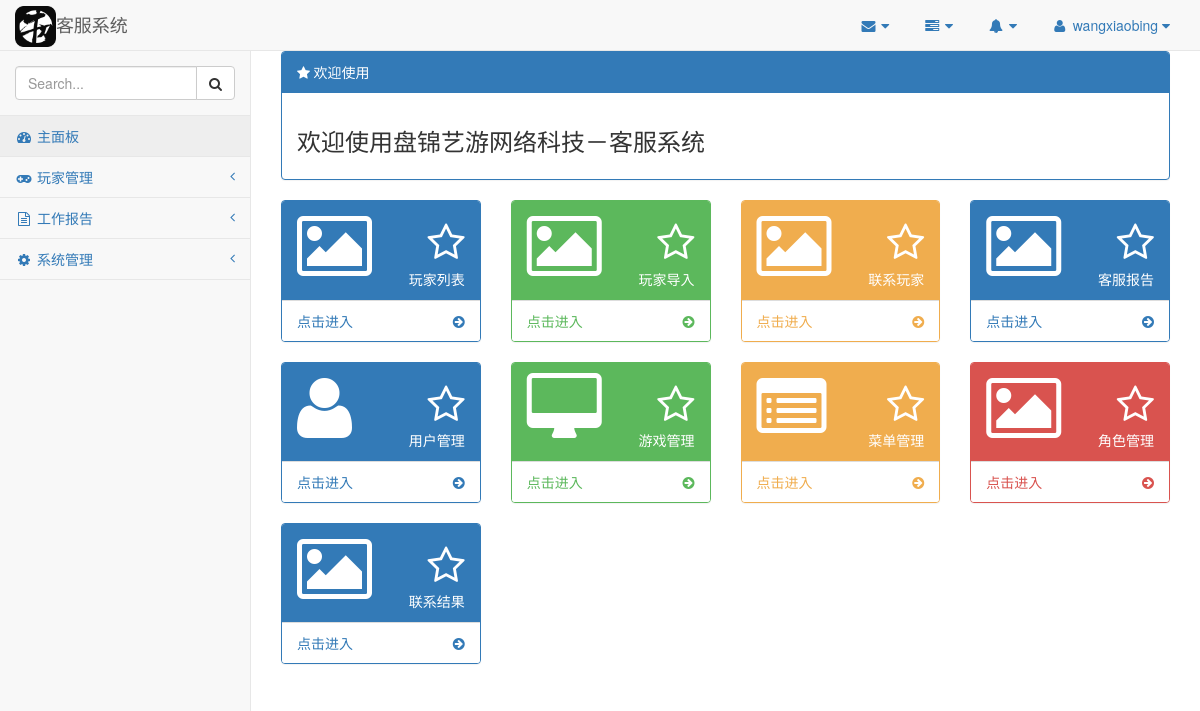
Before: /customer-service/home/index/ (signed in) with the older database file.
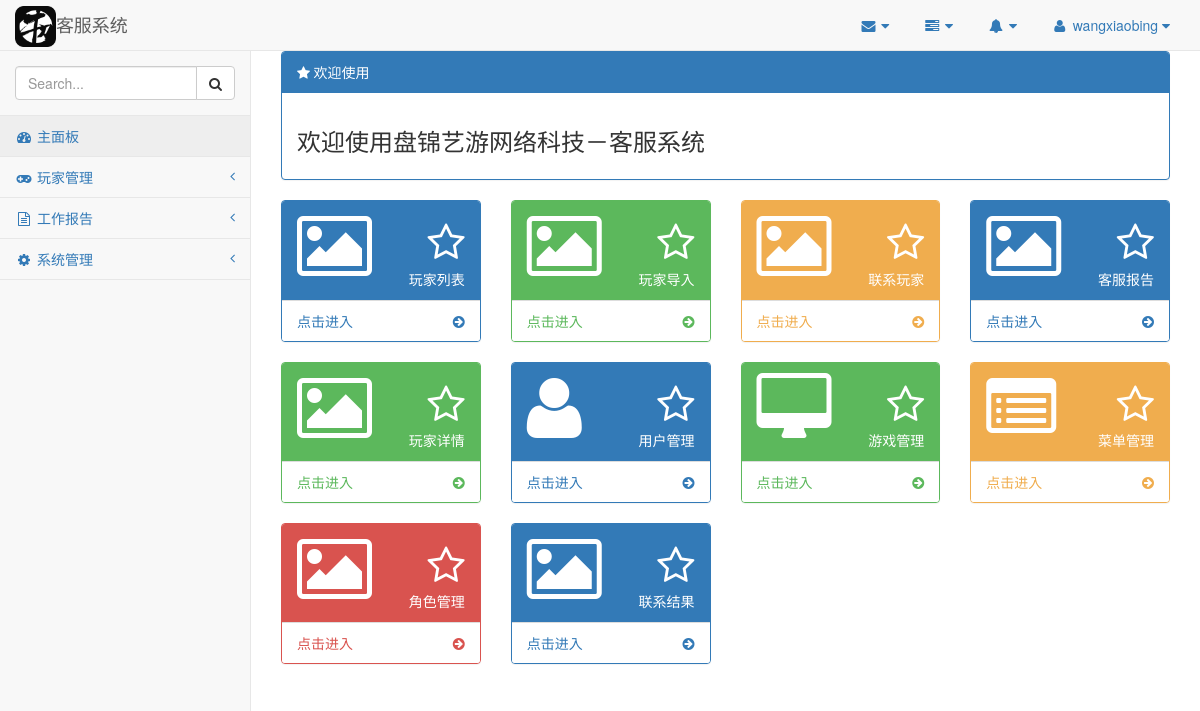
After: the same page with the newer database file.
### customer_service/models.py (models this page shows, shortened)
class Menu(models.Model):
    name = models.CharField(max_length=50, null=False)
    label = models.CharField(max_length=40, null=False)
    icon = models.CharField(max_length=30, null=True)
    order_index = models.IntegerField(null=True)
    parent = models.IntegerField(null=False, default=0)
    class Meta:
        verbose_name = verbose_name_plural = "菜单"
        db_table = "menu"

### customer_service/views.py (the view)
# urls.py: url(r'home/index/$', views.index, name='index'),
def index(request):
    menus = Context.menus(request.user)
    return TemplateResponse(request, 'index.html', context={'menus': menus})

### customer_service/modules/context.py (called while the page is built)
def namedtuplefetchall(cursor):
    desc = cursor.description
    nt_result = namedtuple('Result', [col[0] for col in desc])
    return [nt_result(*row) for row in cursor.fetchall()]

    @staticmethod
    def get_url(view_name):
        try:
            url = reverse(view_name)
        except NoReverseMatch:
            url = view_name
        return url

### customer_service/templates/index.html
{% extends "base.html" %}
{% block content %}
    <div class="row">
        <div class="col-lg-12">
            <div class="panel panel-primary">
                <div class="panel-heading"><i class="fa fa-star"> 欢迎使用</i></div>
                <div class="panel-body">
                <h3>欢迎使用盘锦艺游网络科技－客服系统</h3>
            </div>
            </div>
        </div>
    </div>
    <div id="panel_row" class="row">
        {% for menu in menus %}
            {% if menu.submenu %}
                {% for secondmenu in menu.submenu %}
                    {% if secondmenu.submenu %}
                        {% for thirdmenu in menu.submenu %}
                            {% include 'includes/panel_icon.html' with menu=thirdmenu %}
                        {% endfor %}
                    {% else %}
                        {% include 'includes/panel_icon.html' with menu=secondmenu %}
                    {% endif %}
                {% endfor %}
            {% else %}
                {% include 'includes/panel_icon.html' with menu=menu %}
            {% endif %}
        {% empty %}
            <div class="col-lg-12">
                <div class="alert alert-warning">
                    <h4>您还没有任何操作权限，请联系管理员！</h4>
                </div>
            </div>
        {% endfor %}
    </div>
{% endblock %}

### customer_service/templates/base.html (shortened to what this page needs)
{% load staticfiles %}
{% load i18n %}
<!DOCTYPE html>
<html lang="en">
<head>
    <link rel="stylesheet" href="{% static 'vendor/bootstrap/css/bootstrap.min.css' %}" />
    <link rel="stylesheet" href="{% static 'common/font-awesome/css/font-awesome.min.css' %}" />
    <link rel="stylesheet" href="{% static 'vendor/metisMenu/metisMenu.min.css' %}" />
    <link rel="stylesheet" href="{% static 'css/sb-admin-2.min.css' %}" />
    <link rel="stylesheet" href="{% static 'css/customer-service.css' %}" />
</head>
<body>
    <div id="wrapper">
        <nav class="navbar navbar-default navbar-static-top" role="navigation" style="margin-bottom: 0">
            <div class="navbar-header">
                <a class="navbar-brand" href="{% url 'index' %}">
                    <img src="{% static 'img/niudao.png' %}" style="width: 7%; margin-bottom: 2px;">客服系统
                </a>
            </div>
            <ul class="nav navbar-top-links navbar-right">
                <li class="dropdown">
                    <a class="dropdown-toggle" data-toggle="dropdown" href="#">
                        <i class="fa fa-envelope fa-fw"></i> <i class="fa fa-caret-down"></i>
                    </a>
                </li>
                <li class="dropdown">
                    <a class="dropdown-toggle" data-toggle="dropdown" href="#">
                        <i class="fa fa-tasks fa-fw"></i> <i class="fa fa-caret-down"></i>
                    </a>
                </li>
                <li class="dropdown">
                    <a class="dropdown-toggle" data-toggle="dropdown" href="#">
                        <i class="fa fa-bell fa-fw"></i> <i class="fa fa-caret-down"></i>
                    </a>
                </li>
                <li class="dropdown">
                    <a class="dropdown-toggle" data-toggle="dropdown" href="#">
                        <i class="fa fa-user fa-fw"></i> {{ user }} <i class="fa fa-caret-down"></i>
                    </a>
                </li>
            </ul>
            <div class="navbar-default sidebar" role="navigation">
                <div class="sidebar-nav navbar-collapse">
                    <ul class="nav" id="side-menu">
                        <li class="sidebar-search">
                            <div class="input-group custom-search-form">
                                <input id="menu_search_text" type="text" class="form-control" placeholder="Search...">
                                <span class="input-group-btn">
                                <button id="menu_search_btn" class="btn btn-default" type="button">
                                    <i class="fa fa-search"></i>
                                </button>
                            </span>
                            </div>
                        </li>
                        <li>
                            <a href="{% url 'index' %}"><i class="fa fa-dashboard fa-fw"></i> 主面板</a>
                        </li>
                        {% for menu in menus %}
                        <li>
                            <a href="{{ menu.href }}"><i class="fa {{ menu.icon }} fa-fw"></i> {{ menu.label }}
                                {% if menu.submenu %}
                                <span class="fa arrow"></span>
                                {% endif %}
                            </a>
                        </li>
                        {% endfor %}
                    </ul>
                </div>
            </div>
        </nav>
        <div id="page-wrapper">
            {% block content %}
            {% endblock %}
        </div>
    </div>
</body>
</html>

### customer_service/templates/includes/panel_icon.html
<div class="col-lg-3 col-md-6">
    <div class="panel {{ menu.theme }}">
        <div class="panel-heading">
            <div class="row">
                <div class="col-xs-3">
                    <i class="fa {{ menu.icon|default:'fa-image' }} fa-5x"></i>
                </div>
                <div class="col-xs-9 text-right">
                    <div class="huge"><i class="fa fa-star-o"></i></div>
                    <div>{{ menu.label }}</div>
                </div>
            </div>
        </div>
        <a href="{{ menu.href }}">
            <div class="panel-footer">
                <span class="pull-left">点击进入</span>
                <span class="pull-right"><i class="fa fa-arrow-circle-right"></i></span>
                <div class="clearfix"></div>
            </div>
        </a>
    </div>
</div>

Changed rows visible on the page:
added Menu: label "玩家详情"
